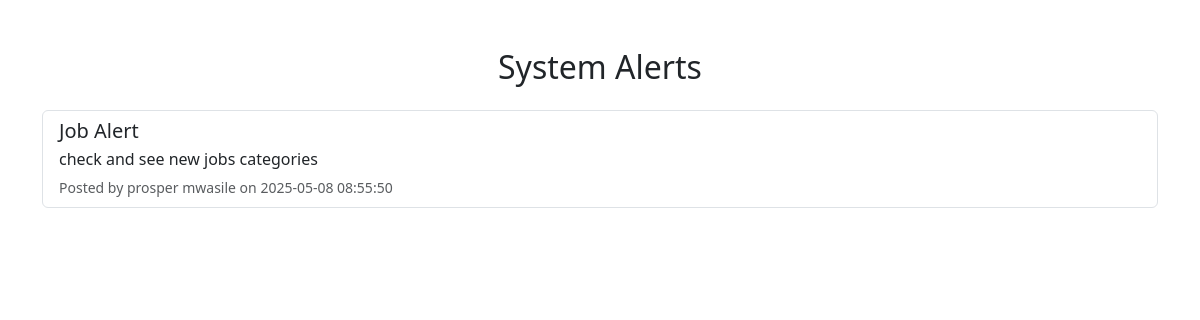
Screenshot of /dashboards/view_alerts.php (signed in) with the database file from the repository.
### tables this page shows
CREATE TABLE `alerts` (
  `alert_id` int(11) NOT NULL,
  `user_id` int(11) DEFAULT NULL,
  `type` enum('job','system') DEFAULT NULL,
  `content` text DEFAULT NULL,
  `created_at` timestamp NULL DEFAULT current_timestamp()
);

CREATE TABLE `users` (
  `user_id` int(11) NOT NULL,
  `full_name` varchar(100) NOT NULL,
  `email` varchar(100) NOT NULL,
  `password_hash` varchar(255) NOT NULL,
  `role_id` int(11) NOT NULL,
  `profile_picture` varchar(255) NOT NULL DEFAULT '../uploads/default_profile.png',
  `created_at` timestamp NULL DEFAULT current_timestamp()
);

### dashboards/view_alerts.php (the view, shortened to what this page needs)
<?php
require_once '../includes/db.php';
$stmt = $pdo->prepare("SELECT a.type, a.content, a.created_at, u.full_name AS posted_by
                       FROM alerts a
                       LEFT JOIN users u ON a.user_id = u.user_id
                       ORDER BY a.created_at DESC");
$stmt->execute();
$alerts = $stmt->fetchAll();
?>
<!DOCTYPE html>
<html lang="en">
<head>
    <link href="https://cdn.jsdelivr.net/npm/bootstrap@5.3.0/dist/css/bootstrap.min.css" rel="stylesheet">
</head>
<body>
    <div class="container mt-5">
        <h2 class="text-center">System Alerts</h2>
        <?php if ($alerts): ?>
            <div class="list-group mt-4">
                <?php foreach ($alerts as $alert): ?>
                    <div class="list-group-item">
                        <h5 class="mb-1"><?= htmlspecialchars(ucfirst($alert['type'])) ?> Alert</h5>
                        <p class="mb-1"><?= htmlspecialchars($alert['content']) ?></p>
                        <small class="text-muted">Posted by <?= htmlspecialchars($alert['posted_by'] ?? 'Unknown') ?> on <?= htmlspecialchars($alert['created_at']) ?></small>
                    </div>
                <?php endforeach; ?>
            </div>
        <?php else: ?>
            <p class="text-center mt-4">No alerts found.</p>
        <?php endif; ?>
    </div>
</body>
</html>

### rows the page displays
alerts: type "Job", content "check and see new jobs categories", user.full_name "prosper mwasile", created_at "2025-05-08 08:55:50"
